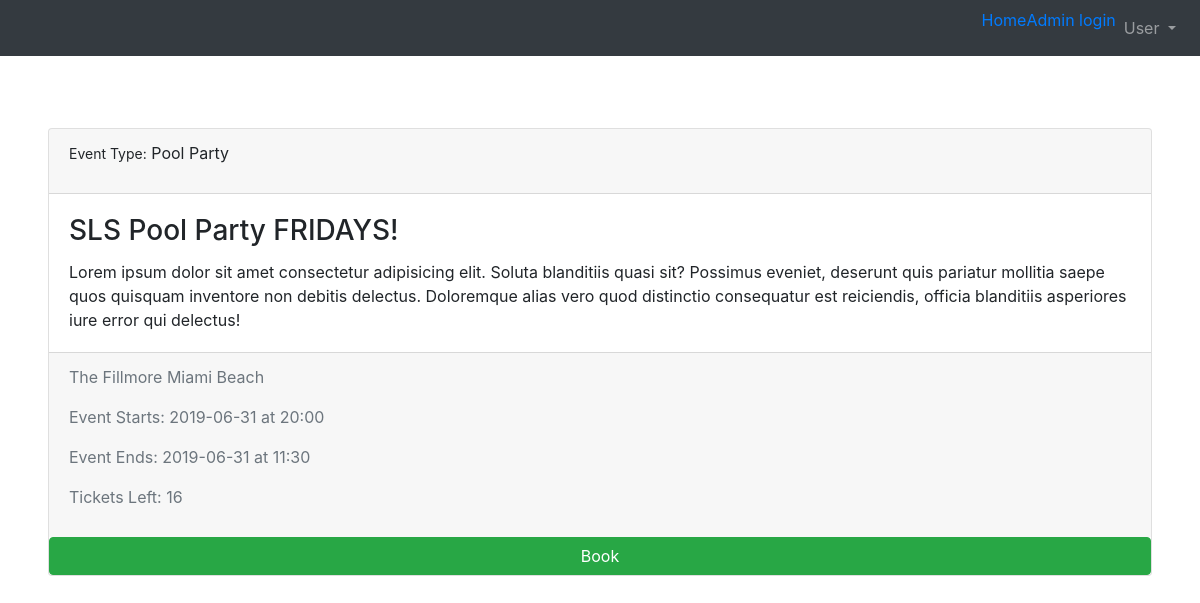
/event/2, run on an earlier commit of the app's database.
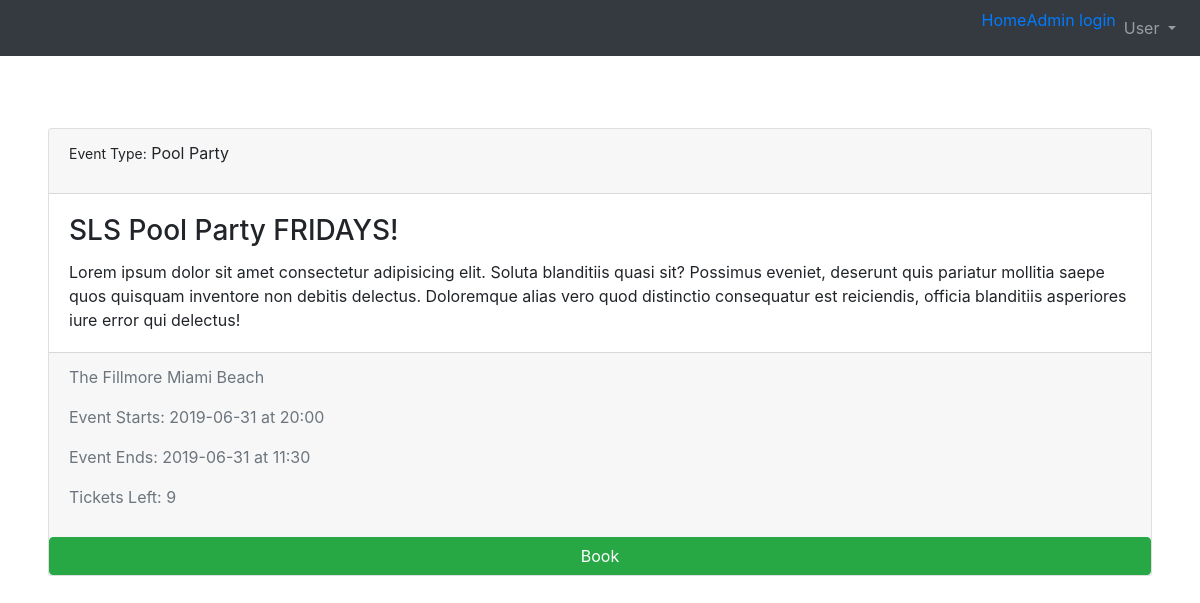
And on a later commit of the database.
### tables this page shows
CREATE TABLE 'events' ( eventID INTEGER PRIMARY KEY AUTOINCREMENT NOT NULL,'eventName' VARCHAR NOT NULL,'ticketsLeft' INTEGER NOT NULL,
  type VARCHAR NOT NULL,'startDate' date NOT NULL,'endDate' date NOT NULL,
  description VARCHAR NOT NULL,
  venueID INTEGER NOT NULL,
  adminID INTEGER NOT NULL
, 'endTime'  time NOT NULL  , 'startTime'  time NOT NULL  );

### application.py (the view, shortened to what this page needs)
@app.route("/event/<eventID>", methods=["GET", "POST"])
def event(eventID):
    if request.method == "GET":
        if not eventID or eventID.isdigit() is False:
            return redirect("/")
        else:
            events = db.execute(eventQry, eventID=eventID)
            venues = db.execute(allVenueQry)
            for event in events:
                for venue in venues:
                    if venue["venueID"] == event["venueID"]:
                        event["venueName"] = venue["venueName"]
            if len(events) != 1:
                return redirect("/")
            else:
                return render_template("event.html", event=events[0])

### application.py (called while the page is built)
@app.after_request
def after_request(response):
    response.headers["Cache-Control"] = "no-cache, no-store, must-revalidate"
    response.headers["Expires"] = 0
    response.headers["Pragma"] = "no-cache"
    return response

### templates/event.html (shortened to what this page needs)
{% extends "base.html" %}
{% block body %}
<br>
<div class="card" centered>
    <div class="card-header">
        <p><span style="font-size:14px">Event Type:</span> {{ event.type }}</p>
    </div>
    <div class="card-body">
        <h3 class="card-title">{{ event.eventName }}</h3>
        <p class="card-text">{{ event.description }}</p>
    </div>
    <div class="card-footer text-muted">
        <p>{{event.venueName}}</p>
        <p>Event Starts: {{ event.startDate }} at {{ event.startTime }}</p>
        <p>Event Ends: {{ event.endDate }} at {{ event.endTime }}</p>
        <p>Tickets Left: {{ event.ticketsLeft }}</p>
    </div>
        <a href="{{ '/book/%s'%event.eventID|urlencode }}" class="btn btn-success">Book</a>
    </div>
{%endblock %}

What changed in the data, as far as the page shows it:
changed events "SLS Pool Party FRIDAYS!": ticketsLeft "16" → "9"
